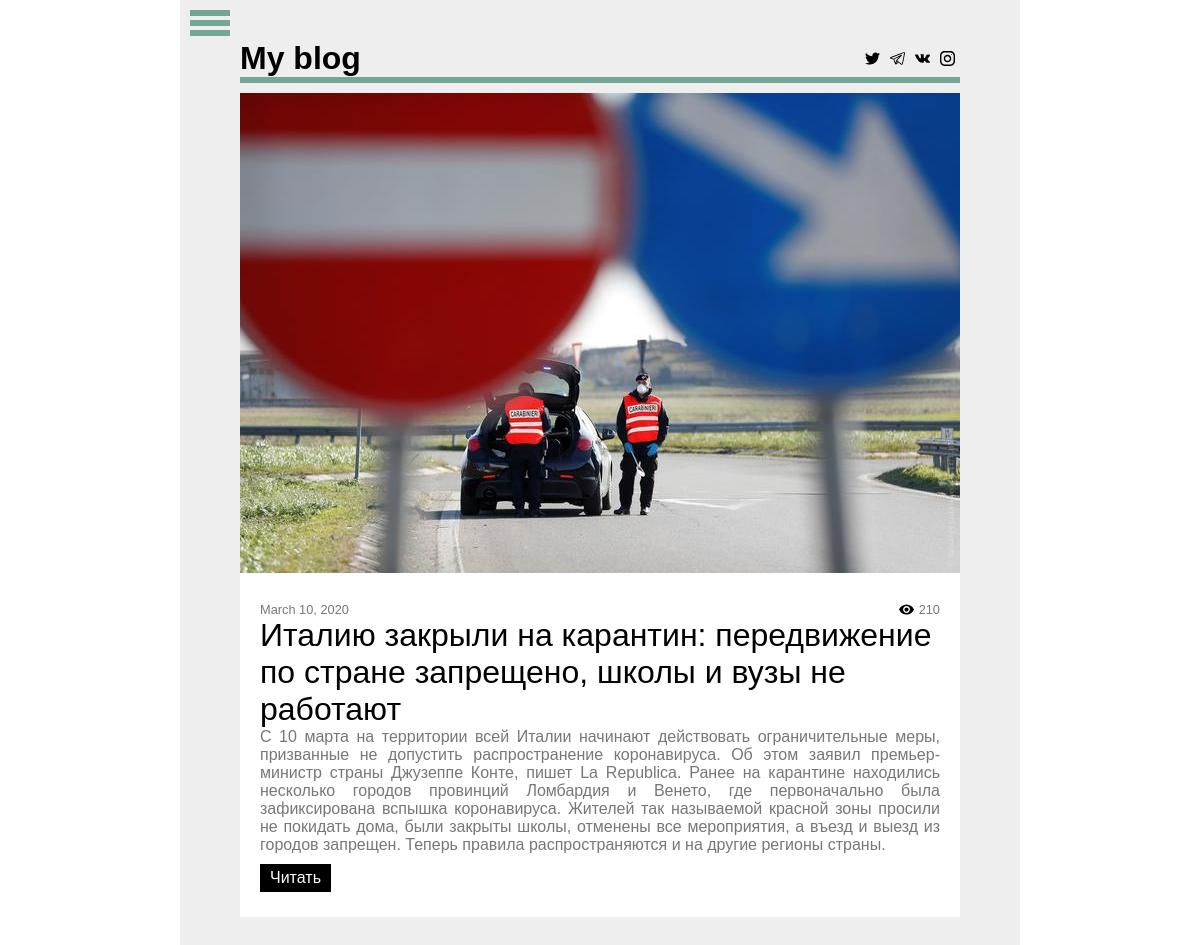
The app's page /, older data.
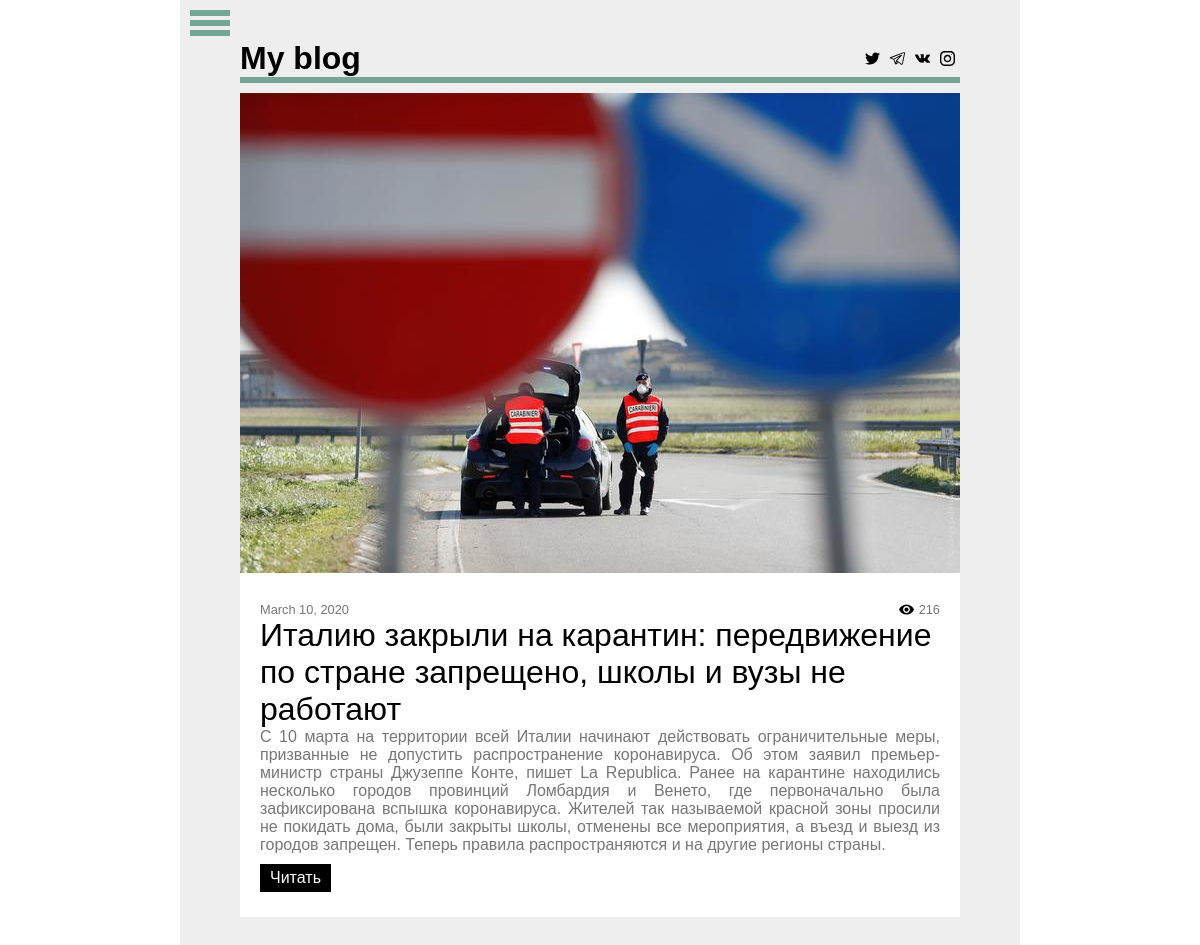
The same page, newer data.
### news/models.py (models this page shows)
class News(models.Model):
    author = models.ForeignKey(User,on_delete=models.CASCADE,default=0)
    title = models.CharField(max_length=200)
    prev_text = models.TextField(default='')
    text = models.TextField()
    views = models.IntegerField(default=0)
    image = models.ImageField(blank=True,null=True,default=None,upload_to='media/',height_field=None,width_field=None,max_length=100)
    date = models.DateField(auto_now_add=True)

### news/views.py (the view)
# urls.py: path('', views.index, name='index'),
def index(request):
    page_num = 0
    query = list(reversed(get_list_or_404(News)))
    lst = reversed(query[page_num * count: (page_num + 1) * count:1])
    context = {'news': lst}
    if not (page_num + 1) * count >= len(query):
        context['forward'] = page_num + 1
    return render(request, 'index.html', context)

### news/templates/index.html (shortened to what this page needs)
{% extends 'base.html' %}
{% block body %}
    <div class="news">
        {% for news_item in news reversed %}
            <div class="news_item">
                <img src="media/{{ news_item.image }}">
                <div class="info_item">
                    <div class="info">
                        <div class="date">{{ news_item.date }}</div>
                        <div class="views">{{ news_item.views }}</div>
                    </div>
                    <a href="{% url 'news:details' news_item.id %}" class="title">{{ news_item.title }}</a>
                    <p class="prev_text">{{ news_item.prev_text }}</p>
                    <a class="btn" href="{% url 'news:details' news_item.id %}">Читать</a>
                </div>
            </div>
        {% endfor %}
    </div>
{% endblock %}

Row changes from the older to the newer data that the page shows:
changed News: views "210" → "216"
